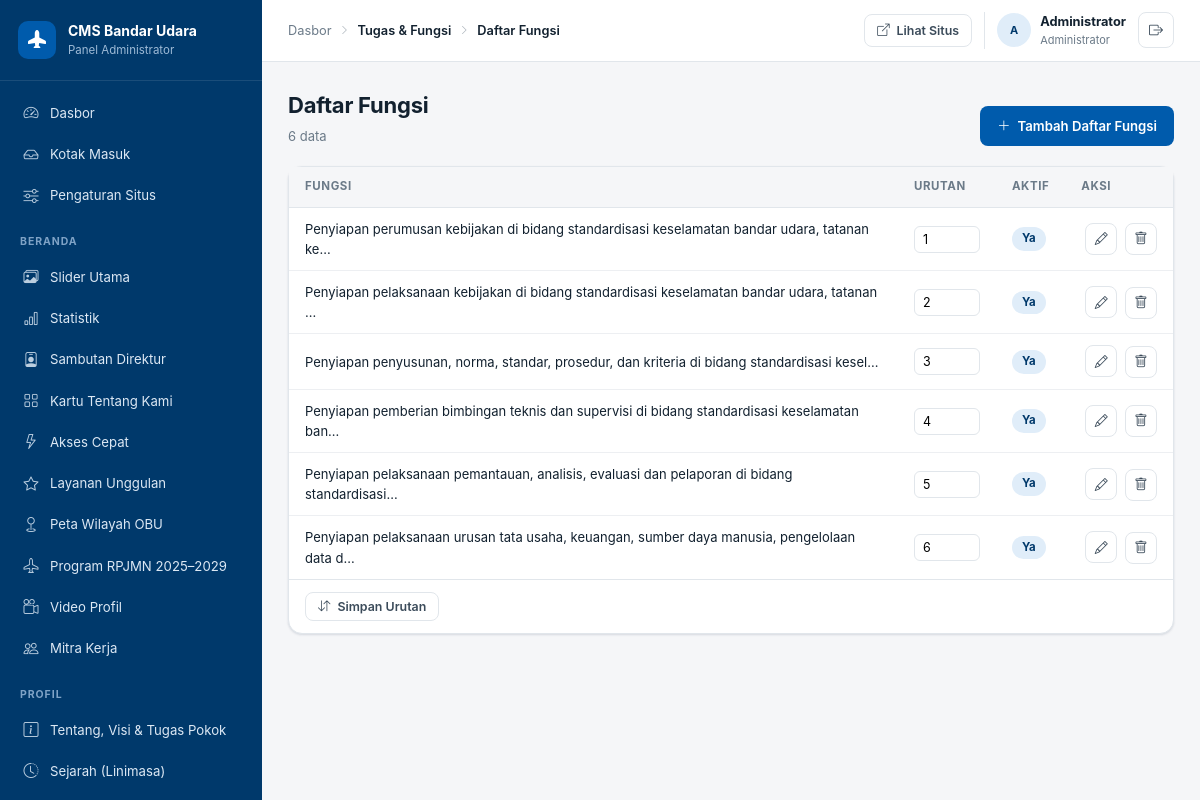
The page /admin/resource.php?r=tf_functions (signed in) on the database its author committed.
### tables this page shows
CREATE TABLE `users` (
  `id` INT UNSIGNED AUTO_INCREMENT PRIMARY KEY,
  `name` VARCHAR(120) NOT NULL,
  `username` VARCHAR(60) NOT NULL UNIQUE,
  `email` VARCHAR(160) NOT NULL,
  `password_hash` VARCHAR(255) NOT NULL,
  `role` ENUM('admin','editor') NOT NULL DEFAULT 'editor',
  `is_active` TINYINT(1) NOT NULL DEFAULT 1,
  `last_login_at` DATETIME NULL,
  `created_at` TIMESTAMP DEFAULT CURRENT_TIMESTAMP,
  `updated_at` TIMESTAMP DEFAULT CURRENT_TIMESTAMP ON UPDATE CURRENT_TIMESTAMP
);

CREATE TABLE `tf_functions` (
  `id` INT UNSIGNED AUTO_INCREMENT PRIMARY KEY,
  `icon` VARCHAR(80) NULL,
  `content` TEXT NOT NULL,
  `sort` INT NOT NULL DEFAULT 0,
  `is_active` TINYINT(1) NOT NULL DEFAULT 1
);

### admin/includes/bootstrap.php (called while the page is built, shortened)
<?php
require_once dirname(__DIR__, 2) . '/shared/functions.php';
function admin_url(string $path = ''): string
{
    return ADMIN_URL . '/' . ltrim($path, '/');
}
function site_url(string $path = ''): string
{
    return FRONTEND_URL . '/' . ltrim($path, '/');
}
function current_user(): ?array
{
    static $user = null;
    if ($user === null && !empty($_SESSION['user_id'])) {
        $user = db_one('SELECT * FROM users WHERE id = ? AND is_active = 1', [$_SESSION['user_id']]) ?: false;
    }
    return $user ?: null;
}
function require_login(): array
{
    $user = current_user();
    return $user;
}
function is_active_nav(string $file, string $resource = ''): bool
{
    $current = basename($_SERVER['SCRIPT_NAME']);
    if ($current !== $file) {
        return false;
    }
    return $resource === '' || ($_GET['r'] ?? '') === $resource;
}

### shared/functions.php (called while the page is built, shortened)
<?php
require_once __DIR__ . '/db.php';
function e(?string $value): string
{
    return htmlspecialchars((string) $value, ENT_QUOTES | ENT_SUBSTITUTE, 'UTF-8');
}
function excerpt(?string $text, int $limit = 140): string
{
    $text = trim(strip_tags((string) $text));
    return mb_substr($text, 0, $limit) . '…';
}

### admin/config/resources.php (called while the page is built, shortened)
<?php
function f_icon(string $label = 'Ikon'): array
{
    return ['label' => $label, 'type' => 'icon', 'hint' => 'Nama ikon Bootstrap Icons, contoh: bi-airplane-fill', 'col' => 'half'];
}
function f_sort(): array
{
    return ['label' => 'Urutan', 'type' => 'number', 'default' => 0, 'col' => 'half', 'hint' => 'Angka kecil tampil lebih dahulu'];
}
function f_active(string $label = 'Tampilkan di situs'): array
{
    return ['label' => $label, 'type' => 'checkbox', 'default' => 1, 'col' => 'half'];
}
function f_visual(string $defaultArt = 'art-1'): array
{
    return [
        'image'     => ['label' => 'Gambar', 'type' => 'image', 'col' => 'full', 'hint' => 'Kosongkan untuk memakai gradien placeholder di bawah'],
        'art_class' => ['label' => 'Warna Placeholder', 'type' => 'select', 'options' => ART_CLASSES, 'default' => $defaultArt, 'col' => 'half'],
        'icon'      => f_icon('Ikon Placeholder'),
    ];
}

### shared/db.php (called while the page is built, shortened)
<?php
function db(): PDO
{
    static $pdo = null;
    if ($pdo instanceof PDO) {
        return $pdo;
    }
    $dsn = sprintf('mysql:host=%s;port=%s;dbname=%s;charset=utf8mb4', DB_HOST, DB_PORT, DB_NAME);
    try {
        $pdo = new PDO($dsn, DB_USER, DB_PASS, [
            PDO::ATTR_ERRMODE            => PDO::ERRMODE_EXCEPTION,
            PDO::ATTR_DEFAULT_FETCH_MODE => PDO::FETCH_ASSOC,
            PDO::ATTR_EMULATE_PREPARES   => false,
        ]);
    } catch (PDOException $e) {
        http_response_code(500);
        $detail = APP_DEBUG ? htmlspecialchars($e->getMessage(), ENT_QUOTES) : '';
        exit(
            '<div style="font-family:system-ui;max-width:640px;margin:80px auto;padding:28px;'
            . 'border:1px solid #E1E6EB;border-radius:12px;">'
            . '<h2 style="margin:0 0 10px;color:#00396B">Koneksi basis data gagal</h2>'
            . '<p style="color:#3B4B5A;line-height:1.6">Pastikan MySQL/MariaDB berjalan dan basis data '
            . '<code>' . DB_NAME . '</code> sudah dibuat. Jalankan <code>database/schema.sql</code> lalu '
            . '<code>database/seed.sql</code>.</p>'
            . ($detail ? '<pre style="background:#F5F6F8;padding:12px;border-radius:8px;overflow:auto">' . $detail . '</pre>' : '')
            . '</div>'
        );
    }
    return $pdo;
}
function db_all(string $sql, array $params = []): array
{
    $stmt = db()->prepare($sql);
    $stmt->execute($params);
    return $stmt->fetchAll();
}
function db_one(string $sql, array $params = []): ?array
{
    $stmt = db()->prepare($sql);
    $stmt->execute($params);
    $row = $stmt->fetch();
    return $row === false ? null : $row;
}
function db_value(string $sql, array $params = [], $default = null)
{
    $stmt = db()->prepare($sql);
    $stmt->execute($params);
    $val = $stmt->fetchColumn();
    return $val === false ? $default : $val;
}

### admin/resource.php (the view, shortened to what this page needs)
<?php
require_once __DIR__ . '/includes/bootstrap.php';
require_once __DIR__ . '/includes/layout.php';
$user = require_login();
$key = $_GET['r'] ?? '';
$res = admin_resource($key);
$table    = $res['table'];
$listUrl  = admin_url('resource.php?r=' . urlencode($key));
    ?>
    <?php
$search   = trim($_GET['q'] ?? '');
$page     = max(1, (int) ($_GET['page'] ?? 1));
$perPage  = (int) ($res['per_page'] ?? 50);
$where    = '';
$params   = [];
$total  = (int) db_value("SELECT COUNT(*) FROM `$table` $where", $params, 0);
$pages  = max(1, (int) ceil($total / $perPage));
$page   = min($page, $pages);
$offset = ($page - 1) * $perPage;
$rows   = db_all("SELECT * FROM `$table` $where ORDER BY {$res['order']} LIMIT $perPage OFFSET $offset", $params);
$lookups = [];
admin_head($res['label'], [['label' => $res['group']], ['label' => $res['label']]]);
?>
<div class="page-head">
  <div>
    <h1><?= e($res['label']) ?></h1>
    <p><?= $total ?> data<?= $search !== '' ? ' cocok dengan pencarian' : '' ?></p>
  </div>
  <div class="page-head-actions">
    <?php if (empty($res['no_create'])): ?>
    <a class="btn btn-primary" href="<?= e($listUrl . '&a=form') ?>"><i class="bi bi-plus-lg"></i> Tambah <?= e($res['label']) ?></a>
    <?php endif; ?>
  </div>
</div>
<div class="card">
  <?php if (!$rows): ?>
  <div class="empty-state">
    <i class="bi bi-inbox"></i>
    <p>Belum ada data pada modul ini.</p>
  </div>
  <?php else: ?>
  <form method="post" action="<?= e($listUrl . '&a=reorder') ?>">
    <div class="table-wrap">
      <table class="data-table">
        <thead>
          <tr>
            <?php foreach ($res['list'] as $col => $label): ?><th><?= e($label) ?></th><?php endforeach; ?>
            <th class="col-actions">Aksi</th>
          </tr>
        </thead>
        <tbody>
          <?php foreach ($rows as $row): ?>
          <tr>
            <?php foreach ($res['list'] as $col => $label):
                $value = $row[$col] ?? ''; ?>
            <td>
              <?php if (in_array($col, ['is_active', 'is_published', 'show_on_home', 'is_featured'], true)): ?>
                <span class="pill <?= (int) $value === 1 ? 'pill-on' : 'pill-off' ?>"><?= (int) $value === 1 ? 'Ya' : 'Tidak' ?></span>
              <?php elseif ($col === 'sort' && !empty($res['reorder'])): ?>
                <input class="sort-input" type="number" name="sort[<?= (int) $row['id'] ?>]" value="<?= (int) $value ?>">
              <?php elseif (isset($lookups[$col])): ?>
                <?= e($lookups[$col][(string) $value] ?? '—') ?>
              <?php elseif ($col === 'status'): ?>
                <span class="pill <?= $value === 'berlaku' ? 'pill-on' : 'pill-off' ?>"><?= e(ucfirst((string) $value)) ?></span>
              <?php elseif (str_contains($col, 'date') || str_contains($col, '_at')): ?>
                <?= e($value ? tanggal_id((string) $value) : '—') ?>
              <?php else: ?>
                <?= e(excerpt((string) $value, 90)) ?>
              <?php endif; ?>
            </td>
            <?php endforeach; ?>
            <td class="col-actions">
              <a class="btn-icon" href="<?= e($listUrl . '&a=form&id=' . (int) $row['id']) ?>" title="Ubah"><i class="bi bi-pencil"></i></a>
              <?php if (empty($res['no_delete'])): ?>
              <button type="submit" class="btn-icon danger" title="Hapus"
                      formaction="<?= e($listUrl . '&a=delete') ?>" formnovalidate
                      name="id" value="<?= (int) $row['id'] ?>"
                      onclick="return confirm('Hapus data ini? Tindakan tidak dapat dibatalkan.')"><i class="bi bi-trash"></i></button>
              <?php endif; ?>
            </td>
          </tr>
          <?php endforeach; ?>
        </tbody>
      </table>
    </div>
    <?php if (!empty($res['reorder'])): ?>
    <div class="table-foot">
      <button type="submit" class="btn btn-ghost btn-sm"><i class="bi bi-arrow-down-up"></i> Simpan Urutan</button>
    </div>
    <?php endif; ?>
  </form>
  <?php endif; ?>
</div>
<?php admin_foot(); ?>

### admin/includes/layout.php (shortened to what this page needs)
<?php
function admin_resources(): array
{
    static $res = null;
    if ($res === null) {
        $res = require dirname(__DIR__) . '/config/resources.php';
    }
    return $res;
}
function admin_resource(string $key): ?array
{
    $all = admin_resources();
    return $all[$key] + ['key' => $key];
}
function admin_menu(): array
{
    $groups = [];
    foreach (admin_resources() as $key => $res) {
        $groups[$res['group']][] = ['key' => $key, 'label' => $res['label'], 'icon' => $res['icon'] ?? 'bi-dot'];
    }
    return $groups;
}
function admin_head(string $title, array $crumbs = []): void
{
    $user   = current_user();
    $menu   = admin_menu();
    ?>
<!DOCTYPE html>
<html lang="id">
<head>
<link rel="stylesheet" href="https://cdnjs.cloudflare.com/ajax/libs/bootstrap-icons/1.11.3/font/bootstrap-icons.min.css">
<link rel="stylesheet" href="<?= e(admin_url('assets/admin.css')) ?>">
</head>
<body>
<div class="app">
  <aside class="sidebar" id="sidebar">
    <div class="sidebar-brand">
      <div class="logo"><i class="bi bi-airplane-fill"></i></div>
      <div>
        <b>CMS Bandar Udara</b>
        <span>Panel Administrator</span>
      </div>
    </div>
    <nav class="sidebar-nav">
      <a class="nav-link<?= is_active_nav('index.php') ? ' active' : '' ?>" href="<?= e(admin_url('index.php')) ?>">
        <i class="bi bi-speedometer2"></i> Dasbor
      </a>
      <a class="nav-link<?= is_active_nav('inbox.php') ? ' active' : '' ?>" href="<?= e(admin_url('inbox.php')) ?>">
        <i class="bi bi-inbox"></i> Kotak Masuk
      </a>
      <a class="nav-link<?= is_active_nav('settings.php') ? ' active' : '' ?>" href="<?= e(admin_url('settings.php')) ?>">
        <i class="bi bi-sliders"></i> Pengaturan Situs
      </a>
      <?php foreach ($menu as $group => $items): ?>
      <div class="nav-group"><?= e($group) ?></div>
      <?php foreach ($items as $item): ?>
      <a class="nav-link<?= is_active_nav('resource.php', $item['key']) ? ' active' : '' ?>"
         href="<?= e(admin_url('resource.php?r=' . $item['key'])) ?>">
        <i class="bi <?= e($item['icon']) ?>"></i> <?= e($item['label']) ?>
      </a>
      <?php endforeach; ?>
      <?php endforeach; ?>
    </nav>
  </aside>
  <div class="main">
    <header class="topbar">
      <div class="crumbs">
        <a href="<?= e(admin_url('index.php')) ?>">Dasbor</a>
        <?php foreach ($crumbs as $crumb): ?>
          <i class="bi bi-chevron-right"></i>
          <?php if (!empty($crumb['url'])): ?>
            <a href="<?= e($crumb['url']) ?>"><?= e($crumb['label']) ?></a>
          <?php else: ?>
            <span><?= e($crumb['label']) ?></span>
          <?php endif; ?>
        <?php endforeach; ?>
      </div>
      <div class="topbar-actions">
        <a class="btn btn-ghost btn-sm" href="<?= e(site_url('index.php')) ?>" target="_blank" rel="noopener">
          <i class="bi bi-box-arrow-up-right"></i> Lihat Situs
        </a>
        <div class="user-chip">
          <span class="avatar"><?= e(mb_strtoupper(mb_substr($user['name'], 0, 1))) ?></span>
          <div>
            <b><?= e($user['name']) ?></b>
            <span><?= $user['role'] === 'admin' ? 'Administrator' : 'Editor' ?></span>
          </div>
        </div>
        <a class="icon-btn" href="<?= e(admin_url('logout.php')) ?>" title="Keluar"><i class="bi bi-box-arrow-right"></i></a>
      </div>
    </header>
    <main class="content">
    <?php
}
function admin_foot(): void
{
    ?>
    </main>
  </div>
</div>
</body>
</html>
    <?php
}

### rows shown on the page
users: name "A", name "Administrator"
tf_functions: content "Penyiapan perumusan kebijakan di bidang standardisasi keselamatan bandar udara, tatanan ke…", id+sort "1", is_active "Ya"
tf_functions: content "Penyiapan pelaksanaan kebijakan di bidang standardisasi keselamatan bandar udara, tatanan …", id+sort "2", is_active "Ya"
tf_functions: content "Penyiapan penyusunan, norma, standar, prosedur, dan kriteria di bidang standardisasi kesel…", id+sort "3", is_active "Ya"
tf_functions: content "Penyiapan pemberian bimbingan teknis dan supervisi di bidang standardisasi keselamatan ban…", id+sort "4", is_active "Ya"
tf_functions: content "Penyiapan pelaksanaan pemantauan, analisis, evaluasi dan pelaporan di bidang standardisasi…", id+sort "5", is_active "Ya"
tf_functions: content "Penyiapan pelaksanaan urusan tata usaha, keuangan, sumber daya manusia, pengelolaan data d…", id+sort "6", is_active "Ya"

### other values the page prints
$group "BERANDA"
$item['label'] "Slider Utama"
$item['label'] "Statistik"
$item['label'] "Sambutan Direktur"
$item['label'] "Kartu Tentang Kami"
$item['label'] "Akses Cepat"
$item['label'] "Layanan Unggulan"
$item['label'] "Peta Wilayah OBU"
$item['label'] "Program RPJMN 2025–2029"
$item['label'] "Video Profil"
$item['label'] "Mitra Kerja"
$group "PROFIL"
$item['label'] "Tentang, Visi & Tugas Pokok"
$item['label'] "Sejarah (Linimasa)"
$crumb['label'] "Tugas & Fungsi"
